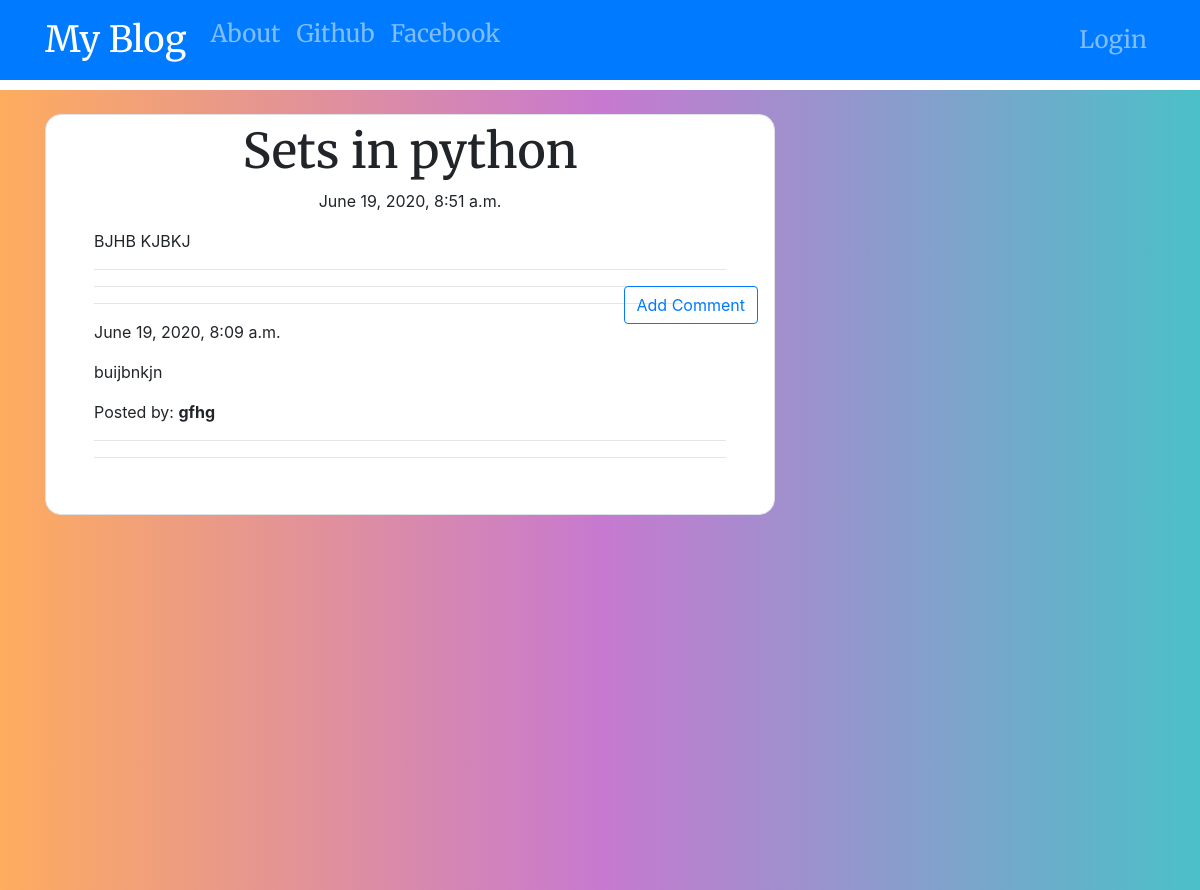
Page /post/7 on the committed database.
### blog/models.py (models this page shows, shortened)
class Post(models.Model):
    author = models.ForeignKey('auth.User',on_delete=models.CASCADE)
    title = models.CharField(max_length=250)
    text = models.TextField()
    created_date = models.DateTimeField(default=timezone.now())
    published_date = models.DateTimeField(blank=True, null=True)

class Comment(models.Model):
    post = models.ForeignKey('blog.Post', related_name='comments', on_delete = models.CASCADE)
    author = models.CharField(max_length=250)
    text = models.TextField()
    created_date = models.DateTimeField(default=timezone.now())
    approved_comment = models.BooleanField(default=False)

### blog/views.py (the view)
# urls.py: url(r'^post/(?P<pk>\d+)$', views.PostDetailView.as_view(), name='post_detail'),
class PostDetailView(DetailView):
    model = Post

### blog/templates/blog/post_detail.html (shortened to what this page needs)
{% extends 'blog/base.html' %}
{% block content %}
<div class="bg-white px-5 py-2 mt-4 border border-2 draft_card">
 <h1 class="posttitle">{{post.title}}</h1>
 {% if post.published_date %}
  <div class="date postdate">
      {{post.published_date}}
  </div>
 {% else %}
   <a class="btn btn-success  font-weight-bold " href="{% url 'post_publish' pk=post.pk %}">Publish</a>
 {% endif %}
 <p class="postcontent">{{post.text|safe|linebreaksbr}}</p>
<hr>
<a class="btn btn-outline-primary btn-comment " href="{% url 'add_comment_to_post' pk=post.pk %}">Add Comment</a>
<hr>
<div >
     {% for comment in post.comments.all %}
     <div class="mb-5">
      <hr>
          {% if user.is_authenticated or comment.approved_comment %}
          {{ comment.created_date }}
            <p>{{ comment.text|safe|linebreaks}}</p>
            <p>Posted by: <strong>{{ comment.author }}</strong></p>
        {% endif %}
        {% empty %}
     </div>
    <p>No comments posted.</p>
    <hr>
     {% endfor %}
</div>
</div>
{% endblock %}

### blog/static/css/blog.css (style rules this page uses)
.draft_card { position: relative; border-radius: 1rem; }
.postdate { text-align: center; }
.posttitle { font-family: 'Merriweather', serif; font-size: 3em; text-align: center; }
.postcontent { font-family: Arial, Helvetica, sans-serif; font-size: 1.5em; }
.btn-comment { position: absolute; right: 1rem; top: auto; }

### rows in the picture
Post: title "Sets in python", published_date "June 19, 2020, 8:51 a.m.", text "BJHB KJBKJ"
Comment: created_date "June 19, 2020, 8:09 a.m.", text "buijbnkjn", author "gfhg"
